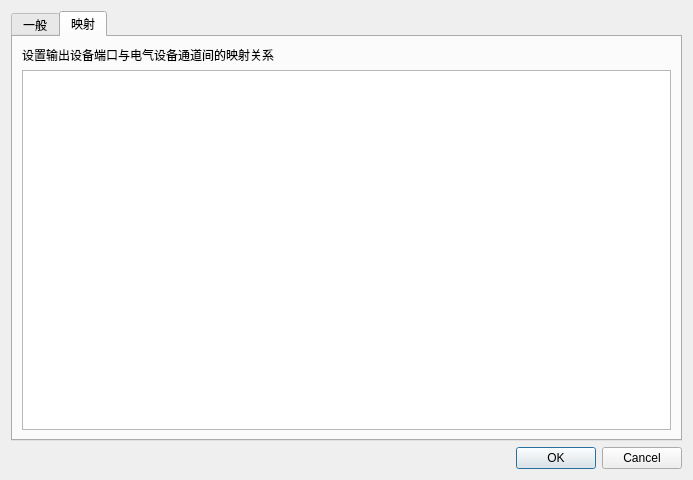
<?xml version="1.0" encoding="UTF-8"?>
<ui version="4.0">
 <class>QOutPutDialog</class>
 <widget class="QDialog" name="QOutPutDialog">
  <property name="geometry">
   <rect>
    <x>0</x>
    <y>0</y>
    <width>693</width>
    <height>480</height>
   </rect>
  </property>
  <property name="windowTitle">
   <string>输入/输出设备设置</string>
  </property>
  <layout class="QHBoxLayout" name="horizontalLayout">
   <item>
    <layout class="QVBoxLayout" name="verticalLayout">
     <item>
      <widget class="QTabWidget" name="tabWidget">
       <property name="currentIndex">
        <number>1</number>
       </property>
       <widget class="QWidget" name="tab">
        <attribute name="title">
         <string>一般</string>
        </attribute>
        <layout class="QHBoxLayout" name="horizontalLayout_2">
         <item>
          <layout class="QVBoxLayout" name="verticalLayout_3">
           <item>
            <widget class="QSplitter" name="splitter_4">
             <property name="orientation">
              <enum>Qt::Horizontal</enum>
             </property>
             <widget class="QLabel" name="label">
              <property name="text">
               <string>类型</string>
              </property>
             </widget>
             <widget class="QLineEdit" name="type"/>
            </widget>
           </item>
           <item>
            <widget class="QSplitter" name="splitter_5">
             <property name="orientation">
              <enum>Qt::Horizontal</enum>
             </property>
             <widget class="QLabel" name="label_2">
              <property name="text">
               <string>名称</string>
              </property>
             </widget>
             <widget class="QLineEdit" name="name"/>
            </widget>
           </item>
           <item>
            <widget class="QSplitter" name="splitter">
             <property name="orientation">
              <enum>Qt::Horizontal</enum>
             </property>
             <widget class="QLabel" name="label_3">
              <property name="enabled">
               <bool>true</bool>
              </property>
              <property name="text">
               <string>串口</string>
              </property>
             </widget>
             <widget class="QComboBox" name="serialPorts"/>
            </widget>
           </item>
           <item>
            <widget class="QSplitter" name="splitter_2">
             <property name="orientation">
              <enum>Qt::Horizontal</enum>
             </property>
             <widget class="QLabel" name="label_4">
              <property name="text">
               <string>主机</string>
              </property>
             </widget>
             <widget class="QLineEdit" name="ipAddress"/>
             <widget class="QLabel" name="label_5">
              <property name="text">
               <string>端口</string>
              </property>
             </widget>
             <widget class="QLineEdit" name="port"/>
            </widget>
           </item>
           <item>
            <widget class="QSplitter" name="splitter_3">
             <property name="orientation">
              <enum>Qt::Horizontal</enum>
             </property>
             <widget class="QLabel" name="label_6">
              <property name="text">
               <string>地址</string>
              </property>
             </widget>
             <widget class="QSpinBox" name="Address">
              <property name="maximum">
               <number>9999</number>
              </property>
             </widget>
             <widget class="QCheckBox" name="ixteenths">
              <property name="text">
               <string>十六进制</string>
              </property>
             </widget>
             <widget class="QLabel" name="label_7">
              <property name="text">
               <string>槽号（从0开始）</string>
              </property>
             </widget>
             <widget class="QSpinBox" name="slotNum">
              <property name="maximum">
               <number>9999</number>
              </property>
             </widget>
            </widget>
           </item>
           <item>
            <layout class="QHBoxLayout" name="horizontalLayout_4">
             <item>
              <layout class="QVBoxLayout" name="verticalLayout_2">
               <item>
                <widget class="QLabel" name="label_8">
                 <property name="text">
                  <string>备注</string>
                 </property>
                </widget>
               </item>
               <item>
                <spacer name="verticalSpacer">
                 <property name="orientation">
                  <enum>Qt::Vertical</enum>
                 </property>
                 <property name="sizeHint" stdset="0">
                  <size>
                   <width>20</width>
                   <height>188</height>
                  </size>
                 </property>
                </spacer>
               </item>
              </layout>
             </item>
             <item>
              <widget class="QTextEdit" name="comment"/>
             </item>
            </layout>
           </item>
          </layout>
         </item>
        </layout>
       </widget>
       <widget class="QWidget" name="tab_3">
        <attribute name="title">
         <string>映射</string>
        </attribute>
        <layout class="QHBoxLayout" name="horizontalLayout_3">
         <item>
          <layout class="QVBoxLayout" name="verticalLayout_4">
           <item>
            <widget class="QLabel" name="label_9">
             <property name="text">
              <string>设置输出设备端口与电气设备通道间的映射关系</string>
             </property>
            </widget>
           </item>
           <item>
            <widget class="QTableWidget" name="mapping"/>
           </item>
          </layout>
         </item>
        </layout>
       </widget>
      </widget>
     </item>
     <item>
      <widget class="QDialogButtonBox" name="push_button">
       <property name="orientation">
        <enum>Qt::Horizontal</enum>
       </property>
       <property name="standardButtons">
        <set>QDialogButtonBox::Cancel|QDialogButtonBox::Ok</set>
       </property>
      </widget>
     </item>
    </layout>
   </item>
  </layout>
 </widget>
 <resources/>
 <connections>
  <connection>
   <sender>push_button</sender>
   <signal>accepted()</signal>
   <receiver>QOutPutDialog</receiver>
   <slot>accept()</slot>
   <hints>
    <hint type="sourcelabel">
     <x>248</x>
     <y>254</y>
    </hint>
    <hint type="destinationlabel">
     <x>157</x>
     <y>274</y>
    </hint>
   </hints>
  </connection>
  <connection>
   <sender>push_button</sender>
   <signal>rejected()</signal>
   <receiver>QOutPutDialog</receiver>
   <slot>reject()</slot>
   <hints>
    <hint type="sourcelabel">
     <x>316</x>
     <y>260</y>
    </hint>
    <hint type="destinationlabel">
     <x>286</x>
     <y>274</y>
    </hint>
   </hints>
  </connection>
 </connections>
</ui>
